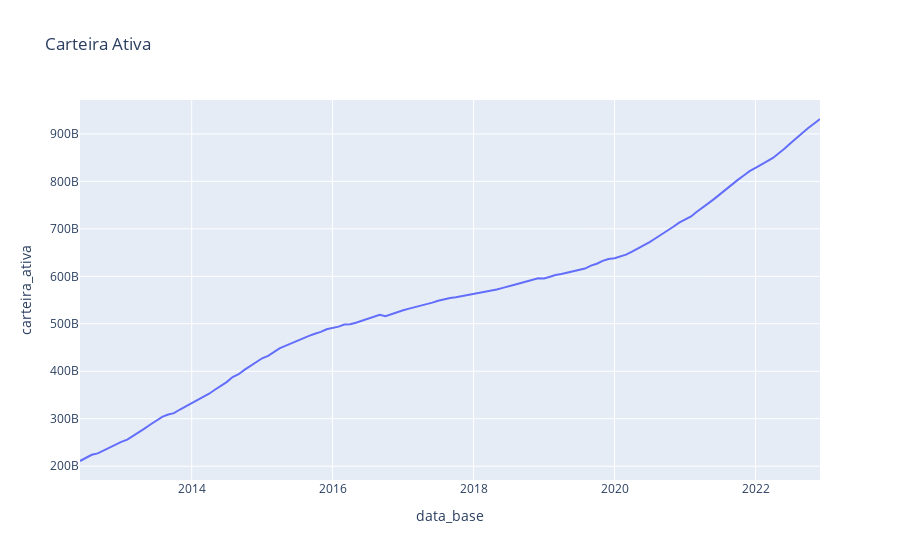

The notebook cell this image was saved under:
### Code cell
grafico = px.line(df_total, x="data_base", y= 'carteira_ativa', title="Carteira Ativa")
grafico.show()
